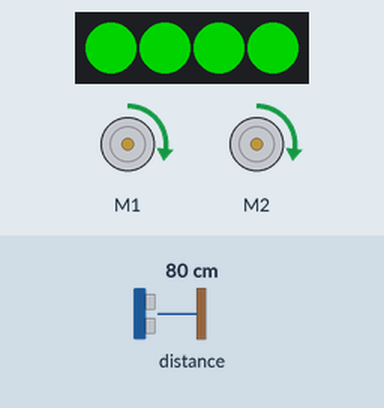
This program was run on a simulated BBC micro:bit (MakeCode). Parts: 2 × DC motor (green arrow = forward, orange = backward, longer = faster), 4 RGB LEDs in strip order, left to right. Inputs (shaded band) come from the test bench; at power-on: distance to the obstacle 80 cm. Dim RGB values are drawn brighter than linear.

Above: at 1.2 s.
1.3 s: distance to the obstacle set to 6 cm
2.8 s: distance to the obstacle set to 3 cm
At 3.6 s:
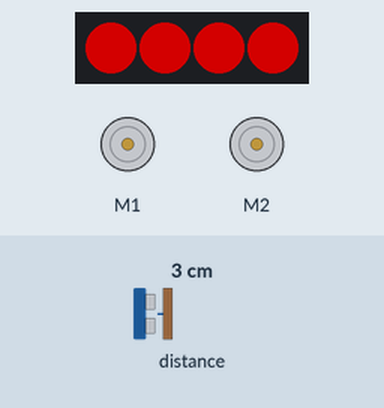
Timing chart, 0 to 5.8 s (numbered marks = the images above; inputs shaded):
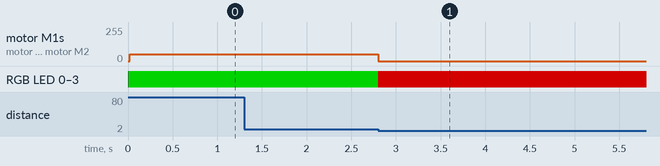

Measured:
- the behaviour switches between 5 and 4 cm on distance to the obstacle (found by bisection; images 0 and 1)
- after the input at 1.3 s, every drawn part: stays the same
- after the input at 2.8 s, motor M1, motor M2: forward 50/255 → stopped at once; RGB LED 0–3: RGB(0, 127, 0) → RGB(127, 0, 0) at once

The program:

main.ts
```typescript
maqueen.motorRun(maqueen.Motors.All, maqueen.Dir.CW, 50)
let strip = neopixel.create(DigitalPin.P15, 4, NeoPixelMode.RGB_RGB)
strip.showColor(neopixel.colors(NeoPixelColors.Green))
basic.forever(function () {
    if (maqueen.Ultrasonic(PingUnit.Centimeters) < 5) {
        maqueen.motorStop(maqueen.Motors.All)
        strip.showColor(neopixel.colors(NeoPixelColors.Red))
    }
})
```

test.ts
```typescript
// aquí va el archivo "tests"; esto no se compilará cuando este paquete se utilice como una extensión.
```
